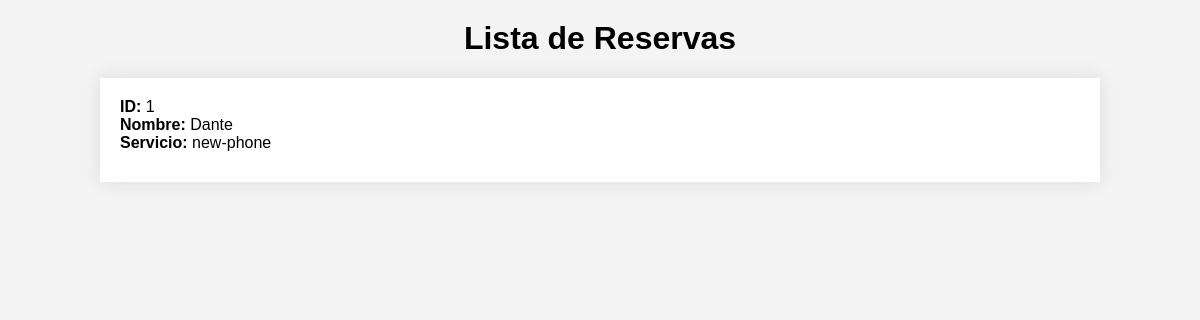
Page /whinter/list/ on the earlier database version.
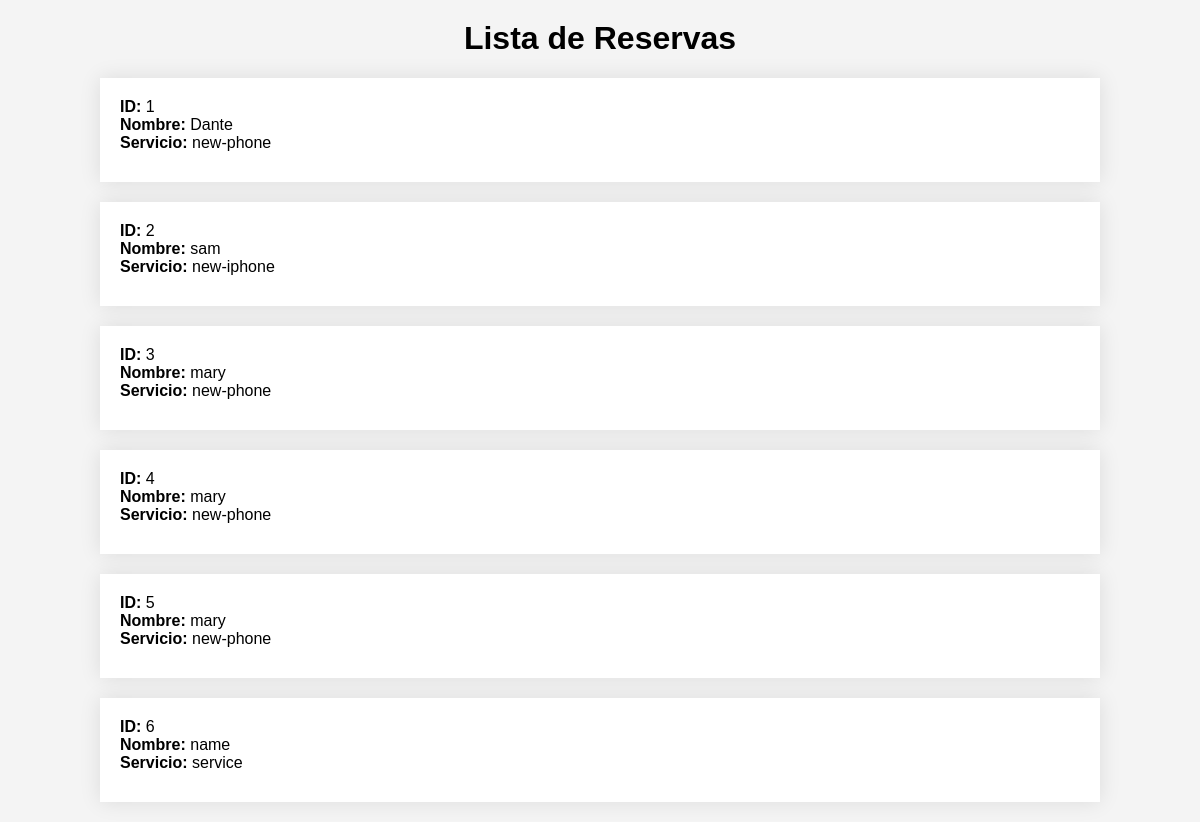
Same page on the later database version.
### whinter/models.py (models this page shows, shortened)
class Booking(models.Model):
    name = models.CharField(max_length=50)
    service = models.CharField(max_length=50)

### whinter/views.py (the view)
# urls.py: path('list/', list),
def list(request):
    print("-" * 100)
    print("-" * 100)
    print(request.method)
    booking = Booking.objects.all()
    client_list= {
        'booking' : booking
    }
    return render(request, 'templates3.html', client_list)

### whinter/templates/templates3.html (shortened to what this page needs)
<!DOCTYPE html>
<html lang="en">
<head>
</head>
<body>
    <h1>Lista de Reservas</h1>
    {% for booking in booking %}
    <div class="booking-item">
        <div class="booking-details">
            <strong>ID:</strong> {{ booking.id }}<br>
            <strong>Nombre:</strong> {{ booking.name }}<br>
            <strong>Servicio:</strong> {{ booking.service }}
        </div>
    </div>
    {% endfor %}
</body>
</html>

### whinter/templates/templates3.html (style rules this page uses)
body { font-family: Arial, sans-serif; background-color: #f4f4f4; margin: 0; padding: 0; }
h1 { text-align: center; margin-top: 20px; }
.booking-item { background-color: #fff; box-shadow: 0 0 20px rgba(0, 0, 0, 0.1); margin: 20px auto; padding: 20px; width: 80%; }
.booking-details { margin-bottom: 10px; }

Differences in the rows shown:
added Booking: id "2", name "sam", service "new-iphone"
added Booking: id "3", name "mary", service "new-phone"
added Booking: id "4", name "mary", service "new-phone"
added Booking: id "5", name "mary", service "new-phone"
added Booking: id "6", name "name", service "service"
